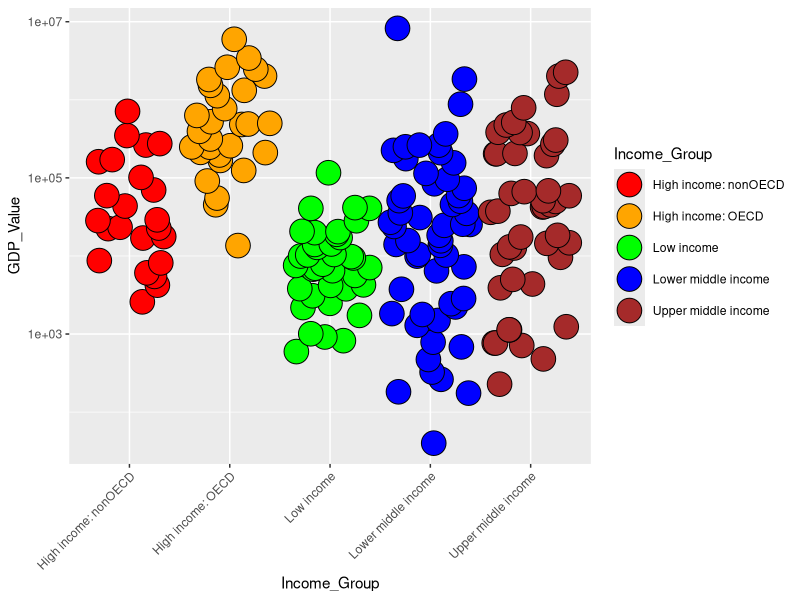

This chart was generated by the following R code:
library(readr)
library(dplyr)
library(ggplot2)
library(stringr)
library(data.table)

#Read in Clean Data for use in Analysis
GDP.data <- read_csv("GDP_Clean.csv")[ ,2:5]
Educ.data <- read_csv("Edu_Clean.csv")[ ,2:5]

#Question1 
#Merge our dataset and remove NA's

merge_GDP_EDU <- 
	merge.data.frame(GDP.data,Educ.data, by.x = "Country_Code", by.y = "CountryCode") %>% 
	na.omit()

#Question 2
#Sort the data frame in ascending order by GDP (so United States is last). What is the 13th country in the resulting data frame?
merge_GDP_EDU <- merge_GDP_EDU %>% 
	select(everything()) %>% 
	arrange(GDP_Value) 

merge_GDP_EDU[13,3]

# Question3
Avg_GDP <- merge_GDP_EDU %>% 
	select(everything()) %>% 
	group_by(Income_Group) %>%
	summarise(Average_GDP = mean(Rank))%>%
	filter(Income_Group %in%  c("High income: OECD","High income: nonOECD"))

Avg_GDP

#Question4
ggplot(merge_GDP_EDU, aes(y = GDP_Value, x=Income_Group,fill=Income_Group)) + 
	scale_y_log10()+ 
	geom_point(pch = 21, size = 8, stat = "identity", position=position_jitter())+
	scale_fill_manual(values = c("red", "orange", "green", "blue","brown"),
										na.value = "grey50" ) + theme(axis.text.x = element_text(angle = 45, hjust = 1))


#Question 5
merge_GDP_EDU$Quantiles <- cut(merge_GDP_EDU$Rank, breaks = 5)
table(merge_GDP_EDU$Quantiles, merge_GDP_EDU$Income_Group)
#How many countries are Lower middle income but among the 38 nations with highest GDP
merge_GDP_EDU[151:189,c(1,2,3,4,7)] %>% 
	filter(Income_Group=="Lower middle income") 
